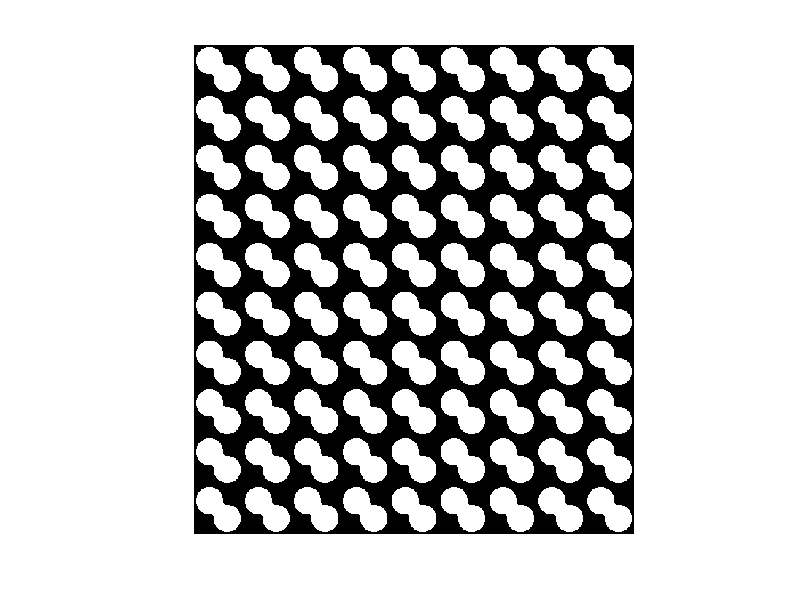

The MATLAB script that drew this image: (Note: this script raises an error after producing the figure.)
%% Validation Of My Image Processing Algo:
% close all
clear ; 
clc ; 

% Construct A Noisy Image For Testing:

center1 = -12;
center2 = -center1;
dist = sqrt(2*(2*center1)^2);
radius = dist/2 * 1.1;
lims = [floor(center1-1.1*radius) ceil(center2+1.1*radius)];
[x,y] = meshgrid(lims(1):lims(2));
bw1 = sqrt((x-center1).^2 + (y-center1).^2) <= radius;
bw2 = sqrt((x-center2).^2 + (y-center2).^2) <= radius;
bw  = bw1 | bw2 ;

% Close mask with disk
radius = 2;
decomposition = 0;
se = strel('disk', radius, decomposition);
bw = imclose(bw, se);
bw = rescale(repmat(bw , [10 , 9])) ; 

figure(1) ; clf ; 
imshow( bw , [] )

% Adding Noise:

% Black Image:
noise_img_black = imadjust(rgb2gray(imread('/Users/abhimanyudubey/Pictures/BIO MATH MODEL/Img_4_Noise/Black_Img.JPG'))) ; 
noise_img_gray  = imadjust(rgb2gray(imread('/Users/abhimanyudubey/Pictures/BIO MATH MODEL/Img_4_Noise/Grey_Img.TIF' ))) ; 

I1 = 50 : (50+size(bw , 1) - 1) ; % Default: 50 : (50+size(bw , 1) - 1) 
I2 = 70 : (70+size(bw , 2) - 1) ; % Default: 70 : (70+size(bw , 2) - 1)
noise_img_black = rescale(noise_img_black(I1 , I2) ); 
noise_img_gray  = rescale(noise_img_gray(I1 , I2) ); 

figure(2) ; clf ; imshow(noise_img_black , []) ; 
figure(4) ; clf ; imshow(noise_img_gray  , []) ; 

img = uint16( rescale( imadjust( rescale( bw + 2*noise_img_black + 2*noise_img_gray) ) , 0 , 255 ) ) ; 
figure(3) ; clf ; 
imshow(img , []) ; 

clearvars -except img
%% Now Let's Process This Image:

[ img , BW , CC ] = bio_watershed_segmentation(img)






